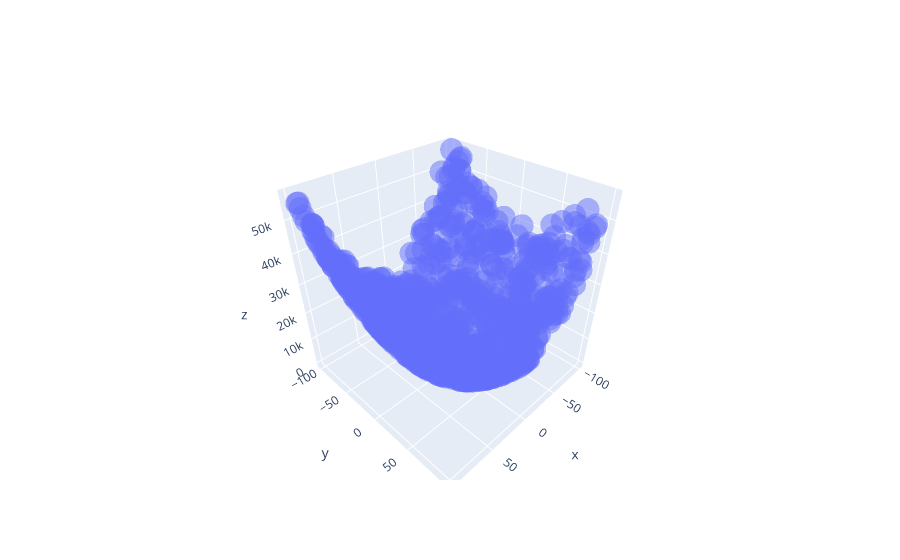

This figure's notebook cell:
### Markdown cell above
# Gradient Descent: Part II

Chapter [3](03-gradientdescent.html) showed how to leverage the gradient descent approach to find the minimal point for a given function. This chapter shows how the gradient descent is used in linear regression. In the case of linear regression, we have a bunch of observed data points, and the task is to identify the underlying function that generated it. For instance, let's assume the underlying hidden function is $y=4x_1^2 + 2x_2^2$. Below code, snippet uses this function to generate 500 data points.

### Code cell
from numpy.random import normal
import pandas as pd
import random

# set seed so that generated data is repetable
random.seed(10)

# randomly generate 500 values for X1 and x2
dataDF = pd.DataFrame({
  'x1':  [random.randint(-100, 100) for x in range(1000, )],
  'x2':  [random.randint(-100, 100) for x in range(1000)]
})

# compute y for given set of X1 and X2
dataDF['y'] = 4 * dataDF['x1']**2 + 2 * dataDF['x2']**2 

display(dataDF.sample(10))

from plotly.offline import download_plotlyjs, init_notebook_mode, iplot
import plotly.graph_objs as go
# init_notebook_mode(connected=False)
iplot([go.Scatter3d(x=dataDF['x1'], y=dataDF['x2'], z=dataDF['y'], opacity=0.5, mode='markers')], show_link=False)

### Figure 1 — Plotly figure (JSON) as saved in the notebook; plotly's stock layout.template omitted (floating-point values rounded to 4 significant figures; data arrays with more than 128 entries replaced by an {"elided": "..."} marker saying what was removed)
{"data": [{"mode": "markers", "opacity": 0.5, "type": "scatter3d", "x": {"elided": "1000 int values"}, "y": {"elided": "1000 int values"}, "z": {"elided": "1000 int values"}}], "layout": {}}
